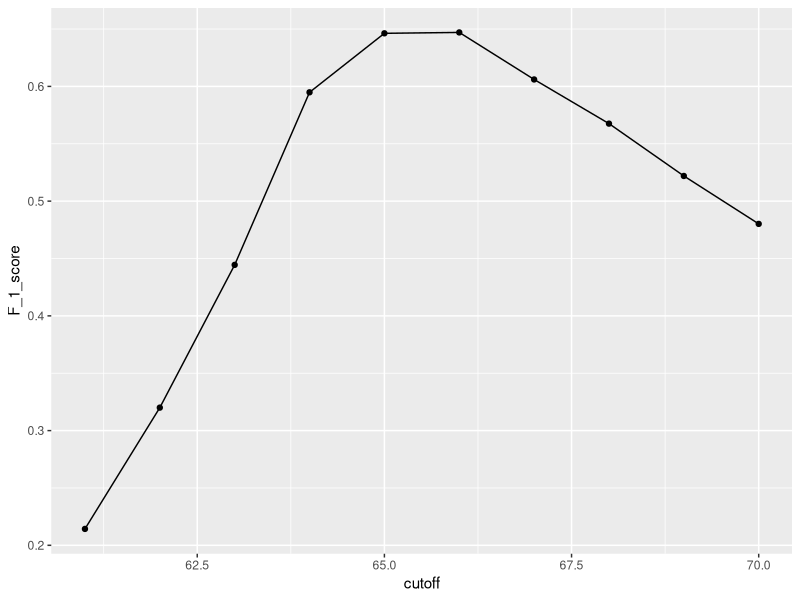

This figure's R source: (Note: this script raises an error after producing the figure.)
# Balanced accuracy and F1 score

# Although we usually recommend studying both specificity and sensitivity, 
# very often it is useful to have a one-number summary, for example 
# for optimization purposes. One metric that is preferred over overall 
# accuracy is the average of specificity and sensitivity, referred
# to as balanced accuracy. Because specificity and sensitivity are rates,
# it is more appropriate to compute the harmonic average. In fact, 
# the F1-score, a widely used one-number summary, is the harmonic 
# average of precision and recall:

# 1 / 0.5 (1 / recall + 1 / precision)

# Because it is easier to write, you often see this harmonic
# average rewritten as:
  
# 2 × (precision⋅recall / precision+recall)

# when defining F1.

# Remember that, depending on the context, some types of errors are 
# more costly than others. For example, in the case of plane safety,
# it is much more important to maximize sensitivity over specificity: 
# failing to predict a plane will malfunction before it crashes is a 
# much more costly error than grounding a plane when, in fact, the
# plane is in perfect condition. In a capital murder criminal case, 
# the opposite is true since a false positive can lead to executing an 
# innocent person. The F1-score can be adapted to weigh specificity 
# and sensitivity differently. To do this, we define β to 
# represent how much more important sensitivity is compared to 
# specificity and consider a weighted harmonic average:

# 1 / (((β^2/1+β^2) * (1/recall))+((1/1+β^2) * (1/precision)))

# The F_meas function in the caret package computes this summary with
# beta defaulting to 1.

# #Let’s rebuild our prediction algorithm, but this time maximizing
# the F-score instead of overall accuracy:


library(tidyverse)
library(caret)
library(dslabs)
data(heights)

x = heights$height
y = heights$sex

set.seed(2007)
test_index = createDataPartition(y, times = 1, p = 0.5, list = FALSE)

test_set = heights[test_index,]
train_set = heights[-test_index,]

cutoff = seq(61, 70)
F_1_score = map_dbl(cutoff, function(cutoff) {
  y_hat = ifelse(train_set$height > cutoff, "Male", "Female") %>%
    factor(levels = levels(test_set$sex))
  F_meas(data = y_hat, reference = factor(train_set$sex))
  
})

# As before, we can plot these F1 measures versus the cutoffs:

as.data.frame(cbind(cutoff, F_1_score)) %>%
  ggplot(aes(cutoff, F_1_score)) +
  geom_line() +
  geom_point()

# We see that it is maximized at F1 value of:
max(F_1_score)

# This maximum is achieved when we use the following cutoff:
best_cutoff = cut_off[which.max(F_1_score)]
best_cutoff

# A cutoff of 66 makes more sense than 64. Furthermore, it
# balances the specificity and sensitivity of our confusion matrix:

y_hat = ifelse(test_set$height > best_cutoff, "Male", "Female") %>%
  factor(levels = levels(test_set$sex))
sensitivity(data = y_hat, reference = test_set$sex)
specificity(data = y_hat, reference = test_set$sex)

# We now see that we do much better than guessing, that both
# sensitivity and specificity are relatively high, and that we have
# built our first machine learning algorithm. It takes height as a 
# predictor and predicts female if you are 65 inches or shorter.
